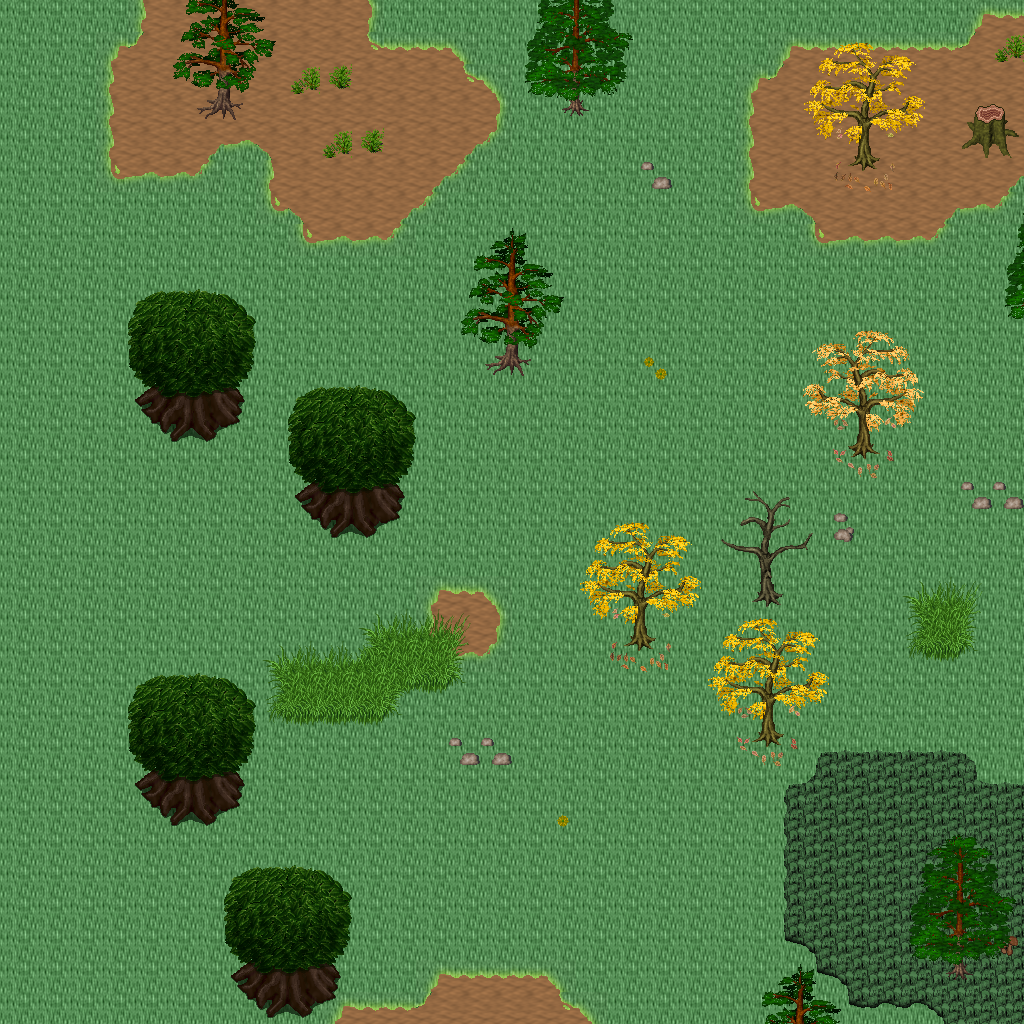

A 2D game scene composited from a Tiled map and its tileset images. What follows is a short description and the map's XML, with each tile layer's data collapsed to a summary:
An orthogonal 32x32 tile map with 32x32 px tiles, 5 tile layers (Ground, Objects, Objects2, Above, ...), 1 hidden layer not drawn, 33 tilesets.

<map version="1.10" tiledversion="1.11.0" orientation="orthogonal" renderorder="right-down" width="32" height="32" tilewidth="32" tileheight="32" infinite="0" nextlayerid="11" nextobjectid="1">
 <tileset firstgid="1" name="logic_collision" tilewidth="32" tileheight="32" tilecount="1" columns="1">
  <image source="../drawable/logic_collision.png" width="32" height="32" />
 </tileset>
 <tileset firstgid="2" name="ground_ground" tilewidth="32" tileheight="32" tilecount="33" columns="3">
  <image source="../drawable/ground_ground.png" width="96" height="352" />
 </tileset>
 <tileset firstgid="35" name="building_house_3" tilewidth="32" tileheight="32" tilecount="48" columns="6">
  <image source="../drawable/building_house_3.png" width="192" height="256" />
 </tileset>
 <tileset firstgid="83" name="building_house_chalet" tilewidth="32" tileheight="32" tilecount="56" columns="7">
  <image source="../drawable/building_house_chalet.png" width="224" height="256" />
 </tileset>
 <tileset firstgid="139" name="terrain_grassland" tilewidth="32" tileheight="32" tilecount="88" columns="8">
  <image source="../drawable/terrain_grassland.png" width="256" height="352" />
 </tileset>
 <tileset firstgid="227" name="ground_grass_edges" tilewidth="32" tileheight="32" tilecount="36" columns="12">
  <image source="../drawable/ground_grass_edges.png" width="384" height="96" />
 </tileset>
 <tileset firstgid="263" name="ground_grass_corners" tilewidth="32" tileheight="32" tilecount="24" columns="6">
  <image source="../drawable/ground_grass_corners.png" width="192" height="128" />
 </tileset>
 <tileset firstgid="287" name="ground_grass_2" tilewidth="32" tileheight="32" tilecount="21" columns="3">
  <image source="../drawable/ground_grass_2.png" width="96" height="224" />
 </tileset>
 <tileset firstgid="308" name="plant_tree_fall_trees" tilewidth="32" tileheight="32" tilecount="40" columns="8">
  <image source="../drawable/plant_tree_fall_trees.png" width="256" height="160" />
 </tileset>
 <tileset firstgid="348" name="plant_tree_pine_tree" tilewidth="32" tileheight="32" tilecount="20" columns="4">
  <image source="../drawable/plant_tree_pine_tree.png" width="128" height="160" />
 </tileset>
 <tileset firstgid="368" name="plant_tree_pine_tree_1" tilewidth="32" tileheight="32" tilecount="20" columns="4">
  <image source="../drawable/plant_tree_pine_tree_1.png" width="128" height="160" />
 </tileset>
 <tileset firstgid="388" name="plant_tree_tree_darkgreen" tilewidth="32" tileheight="32" tilecount="88" columns="8">
  <image source="../drawable/plant_tree_tree_darkgreen.png" width="256" height="352" />
 </tileset>
 <tileset firstgid="476" name="plant_tree_evergreen" tilewidth="32" tileheight="32" tilecount="36" columns="3">
  <image source="../drawable/plant_tree_evergreen.png" width="96" height="384" />
 </tileset>
 <tileset firstgid="512" name="plant_tree_dead_tree_3" tilewidth="32" tileheight="32" tilecount="16" columns="4">
  <image source="../drawable/plant_tree_dead_tree_3.png" width="128" height="128" />
 </tileset>
 <tileset firstgid="528" name="plant_stump_hollow_logs" tilewidth="32" tileheight="32" tilecount="6" columns="3">
  <image source="../drawable/plant_stump_hollow_logs.png" width="96" height="64" />
 </tileset>
 <tileset firstgid="534" name="plant_stump_stump_purple" tilewidth="32" tileheight="32" tilecount="4" columns="2">
  <image source="../drawable/plant_stump_stump_purple.png" width="64" height="64" />
 </tileset>
 <tileset firstgid="538" name="plant_leaves" tilewidth="32" tileheight="32" tilecount="8" columns="4">
  <image source="../drawable/plant_leaves.png" width="128" height="64" />
 </tileset>
 <tileset firstgid="546" name="building_door_brown_door" tilewidth="32" tileheight="32" tilecount="3" columns="1">
  <image source="../drawable/building_door_brown_door.png" width="32" height="96" />
 </tileset>
 <tileset firstgid="549" name="item_pot_barrel_with_flower" tilewidth="32" tileheight="32" tilecount="2" columns="2">
  <image source="../drawable/item_pot_barrel_with_flower.png" width="64" height="32" />
 </tileset>
 <tileset firstgid="551" name="ground_rock_pebbles" tilewidth="32" tileheight="32" tilecount="3" columns="1">
  <image source="../drawable/ground_rock_pebbles.png" width="32" height="96" />
 </tileset>
 <tileset firstgid="554" name="plant_mushroom3" tilewidth="32" tileheight="32" tilecount="2" columns="2">
  <image source="../drawable/plant_mushroom3.png" width="64" height="32" />
 </tileset>
 <tileset firstgid="556" name="plant_bush_large_green" tilewidth="32" tileheight="32" tilecount="9" columns="3">
  <image source="../drawable/plant_bush_large_green.png" width="96" height="96" />
 </tileset>
 <tileset firstgid="565" name="plant_flower_daisy_blue" tilewidth="32" tileheight="32" tilecount="8" columns="2">
  <image source="../drawable/plant_flower_daisy_blue.png" width="64" height="128" />
 </tileset>
 <tileset firstgid="573" name="plant_flower_daisy_red" tilewidth="32" tileheight="32" tilecount="8" columns="2">
  <image source="../drawable/plant_flower_daisy_red.png" width="64" height="128" />
 </tileset>
 <tileset firstgid="581" name="plant_flower_daisy_white" tilewidth="32" tileheight="32" tilecount="8" columns="2">
  <image source="../drawable/plant_flower_daisy_white.png" width="64" height="128" />
 </tileset>
 <tileset firstgid="589" name="plant_flower_daisy_yellow" tilewidth="32" tileheight="32" tilecount="8" columns="2">
  <image source="../drawable/plant_flower_daisy_yellow.png" width="64" height="128" />
 </tileset>
 <tileset firstgid="597" name="plant_flower_stone_edge_beds" tilewidth="32" tileheight="32" tilecount="24" columns="8">
  <image source="../drawable/plant_flower_stone_edge_beds.png" width="256" height="96" />
 </tileset>
 <tileset firstgid="621" name="logic_creature_human_evil" tilewidth="32" tileheight="32" tilecount="16" columns="8">
  <image source="../drawable/logic_creature_human_evil.png" width="256" height="64" />
 </tileset>
 <tileset firstgid="637" name="logic_creature_animal" tilewidth="32" tileheight="32" tilecount="32" columns="8">
  <image source="../drawable/logic_creature_animal.png" width="256" height="128" />
 </tileset>
 <tileset firstgid="669" name="ground_tall_grass" tilewidth="32" tileheight="32" tilecount="15" columns="5">
  <image source="../drawable/ground_tall_grass.png" width="160" height="96" />
 </tileset>
 <tileset firstgid="684" name="logic_creature_reptile" tilewidth="32" tileheight="32" tilecount="7" columns="7">
  <image source="../drawable/logic_creature_reptile.png" width="224" height="32" />
 </tileset>
 <tileset firstgid="691" name="logic_creature_fowl" tilewidth="32" tileheight="32" tilecount="6" columns="6">
  <image source="../drawable/logic_creature_fowl.png" width="192" height="32" />
 </tileset>
 <tileset firstgid="697" name="object_stone_well" tilewidth="32" tileheight="32" tilecount="6" columns="2">
  <image source="../drawable/object_stone_well.png" width="64" height="96" />
 </tileset>
 <layer id="1" name="Ground" width="32" height="32">
  <data>[1024 cells, 1024 non-empty, 3 distinct tile ids]</data>
 </layer>
 <layer id="2" name="Objects" width="32" height="32">
  <data>[1024 cells, 124 non-empty, 34 distinct tile ids]</data>
 </layer>
 <layer id="3" name="Objects2" width="32" height="32">
  <data>[1024 cells, 90 non-empty, 34 distinct tile ids]</data>
 </layer>
 <layer id="4" name="Above" width="32" height="32">
  <data>[1024 cells, 148 non-empty, 62 distinct tile ids]</data>
 </layer>
 <layer id="5" name="Above2" width="32" height="32">
  <data>[1024 cells, 42 non-empty, 26 distinct tile ids]</data>
 </layer>
 <layer id="6" name="Walkable" width="32" height="32" visible="0">
  <data>[1024 cells, 44 non-empty, 1 distinct tile ids]</data>
 </layer>
 <objectgroup id="7" name="Mapevents" />
 <objectgroup id="8" name="Spawn" />
 <objectgroup id="9" name="Keys" />
 <objectgroup id="10" name="Replace" />
</map>
